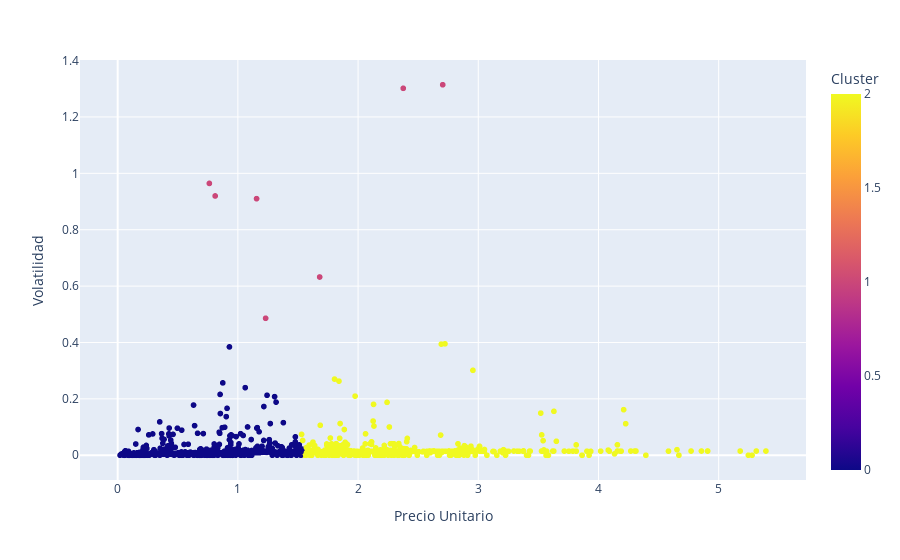
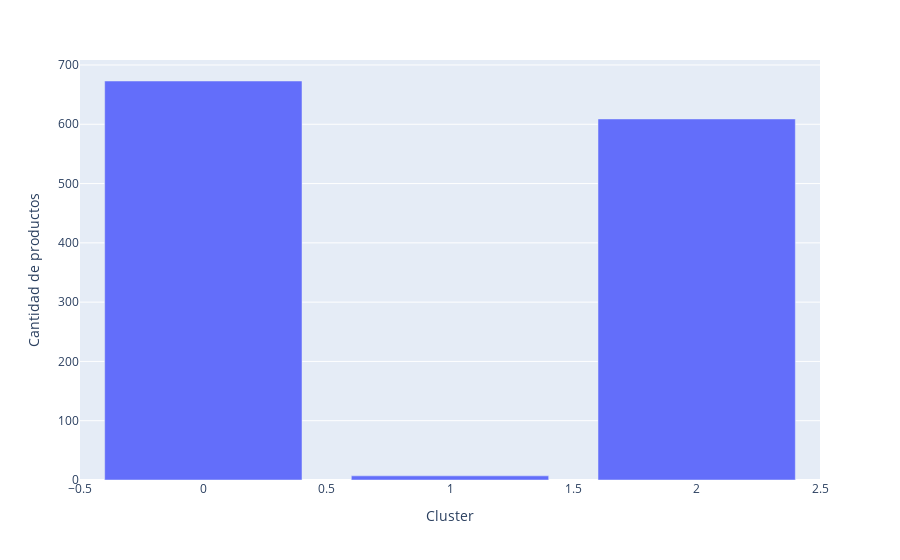

Source (notebook cell) for these figures, in order:
### Code cell
df = pd.read_excel("data/consolidated/consolidado_salud.xlsx")
df['PRECIO_UNITARIO'] = pd.to_numeric(df['PRECIO_UNITARIO'], errors='coerce')
df['PRECIO_UNITARIO_LOG'] = np.log1p(df['PRECIO_UNITARIO'])

# Calcular volatilidad por producto (general, sin fuente)
vol_df = df.groupby('CLAVE_MATCHING').agg(
    PRECIO_PROMEDIO=('PRECIO_UNITARIO_LOG','mean'),
    VOLATILIDAD=('PRECIO_UNITARIO_LOG','std')
).reset_index()
vol_df['VOLATILIDAD'] = vol_df['VOLATILIDAD'].fillna(0)

# ===============================
# 3. Escalar variables para clustering
# ===============================
scaler = StandardScaler()
X = scaler.fit_transform(vol_df[['PRECIO_PROMEDIO','VOLATILIDAD']])

# ===============================
# 4. Clustering K-Means (solo precio y volatilidad)
# ===============================
k = 3  # Número de clusters
kmeans = KMeans(n_clusters=k, random_state=42)
vol_df['CLUSTER'] = kmeans.fit_predict(X)

# ===============================
# 5. Gráficos de clustering (general)
# ===============================

# Scatterplot Precio vs Volatilidad con clusters
fig1 = px.scatter(
    vol_df,
    x='PRECIO_PROMEDIO', y='VOLATILIDAD',
    color='CLUSTER',
    labels={'PRECIO_PROMEDIO':'Precio Unitario',
            'VOLATILIDAD':'Volatilidad',
            'CLUSTER':'Cluster'}
)
fig1.write_image("results/Salud/clusters_salud_prec_std.pdf")
fig1.show()

# Distribución de clusters (histograma general)
cluster_count = vol_df.groupby('CLUSTER').size().reset_index(name='CANTIDAD')
fig2 = px.bar(cluster_count, x='CLUSTER', y='CANTIDAD',
              labels={'CLUSTER':'Cluster','CANTIDAD':'Cantidad de productos'})
fig2.write_image("results/distribucion_clusters.pdf")
fig2.show()

# ===============================
# 6. Tablas de clusters (solo mostrar)
# ===============================

# Cluster vs Categoría (sin fuente)
tabla_cluster_categoria = df.merge(vol_df[['CLAVE_MATCHING','CLUSTER']], on='CLAVE_MATCHING')
tabla_cluster_categoria = tabla_cluster_categoria.groupby(['CLUSTER','CATEGORIA']).agg(
    N_PRODUCTOS=('CLAVE_MATCHING','count'),
    PRECIO_PROMEDIO=('PRECIO_UNITARIO','mean'),
    VOLATILIDAD=('PRECIO_UNITARIO','std')
).reset_index()
print("Tabla de clusters por Categoría (general):")
display(tabla_cluster_categoria)

# Cluster vs Tipo de envase (sin fuente)
tabla_cluster_envase = df.merge(vol_df[['CLAVE_MATCHING','CLUSTER']], on='CLAVE_MATCHING')
tabla_cluster_envase = tabla_cluster_envase.groupby(['CLUSTER','TIPO_ENVASE']).agg(
    N_PRODUCTOS=('CLAVE_MATCHING','count'),
    PRECIO_PROMEDIO=('PRECIO_UNITARIO','mean'),
    VOLATILIDAD=('PRECIO_UNITARIO','std')
).reset_index()
print("\nTabla de clusters por Tipo de Envase (general):")
display(tabla_cluster_envase)

### Figure 1 — Plotly figure (JSON) as saved in the notebook; plotly's stock layout.template omitted (floating-point values rounded to 4 significant figures; data arrays with more than 128 entries replaced by an {"elided": "..."} marker saying what was removed)
{"data": [{"hovertemplate": "Precio Unitario=%{x}<br>Volatilidad=%{y}<br>Cluster=%{marker.color}<extra></extra>", "legendgroup": "", "marker": {"color": {"elided": "1289 int values"}, "coloraxis": "coloraxis", "symbol": "circle"}, "mode": "markers", "name": "", "showlegend": false, "type": "scattergl", "x": {"elided": "1289 float values"}, "xaxis": "x", "y": {"elided": "1289 float values"}, "yaxis": "y"}], "layout": {"coloraxis": {"colorbar": {"title": {"text": "Cluster"}}, "colorscale": [[0, "#0d0887"], [0.1111, "#46039f"], [0.2222, "#7201a8"], [0.3333, "#9c179e"], [0.4444, "#bd3786"], [0.5556, "#d8576b"], [0.6667, "#ed7953"], [0.7778, "#fb9f3a"], [0.8889, "#fdca26"], [1, "#f0f921"]]}, "legend": {"tracegroupgap": 0}, "margin": {"t": 60}, "xaxis": {"anchor": "y", "domain": [0, 1], "title": {"text": "Precio Unitario"}}, "yaxis": {"anchor": "x", "domain": [0, 1], "title": {"text": "Volatilidad"}}}}

### Figure 2 — Plotly figure (JSON) as saved in the notebook; plotly's stock layout.template omitted (floating-point values rounded to 4 significant figures)
{"data": [{"alignmentgroup": "True", "hovertemplate": "Cluster=%{x}<br>Cantidad de productos=%{y}<extra></extra>", "legendgroup": "", "marker": {"color": "#636efa", "pattern": {"shape": ""}}, "name": "", "offsetgroup": "", "orientation": "v", "showlegend": false, "textposition": "auto", "type": "bar", "x": [0, 1, 2], "xaxis": "x", "y": [673, 7, 609], "yaxis": "y"}], "layout": {"barmode": "relative", "legend": {"tracegroupgap": 0}, "margin": {"t": 60}, "xaxis": {"anchor": "y", "domain": [0, 1], "title": {"text": "Cluster"}}, "yaxis": {"anchor": "x", "domain": [0, 1], "title": {"text": "Cantidad de productos"}}}}
